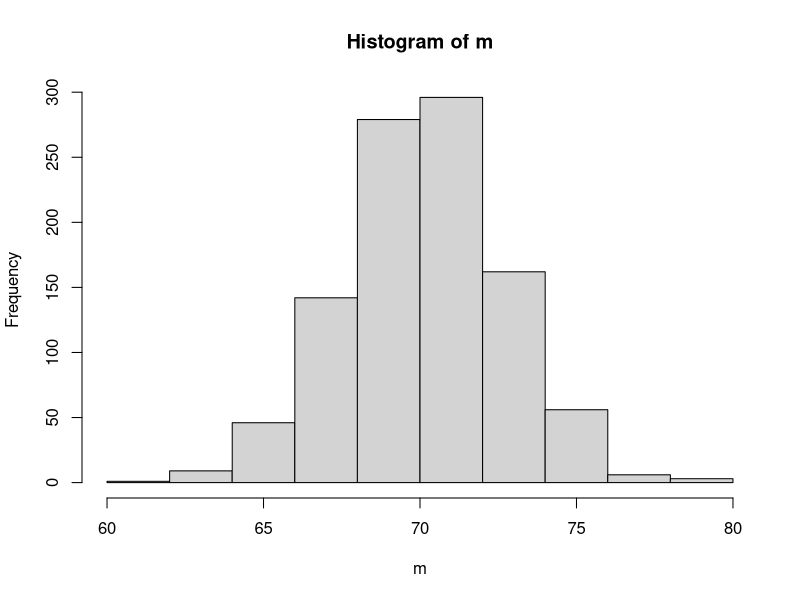
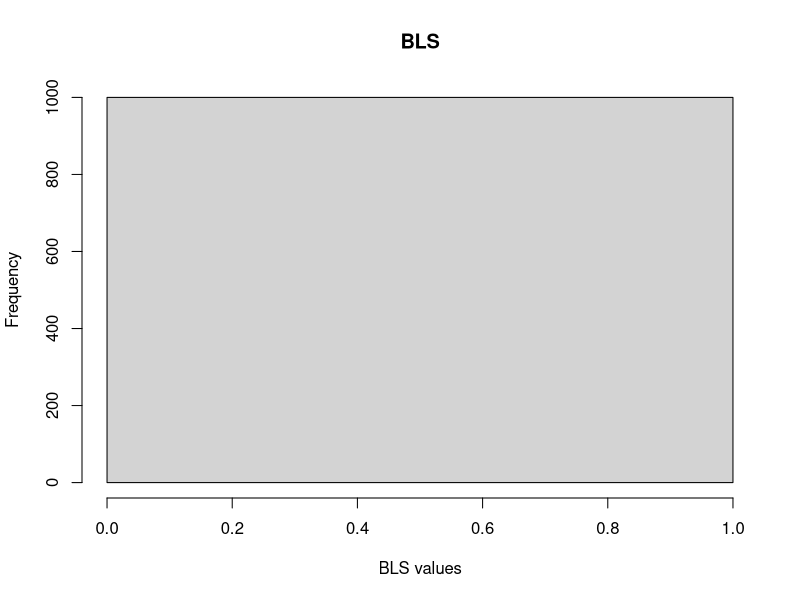
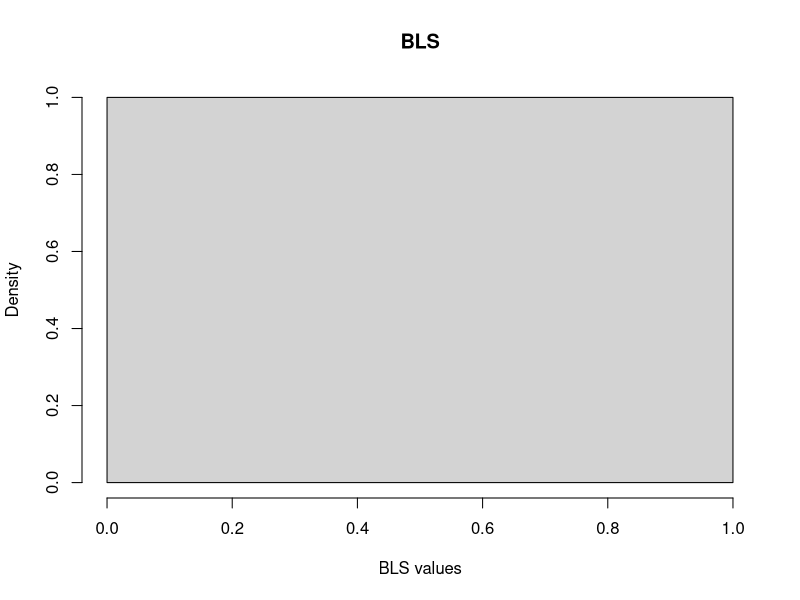
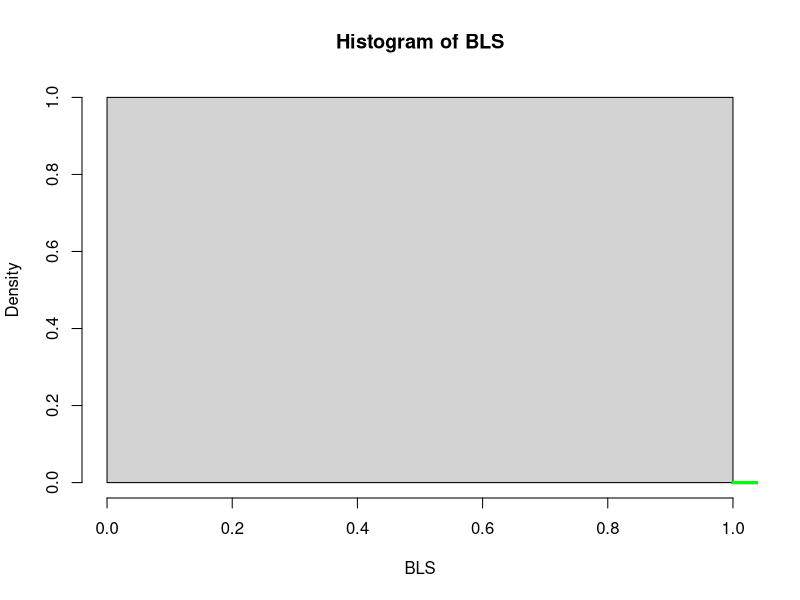
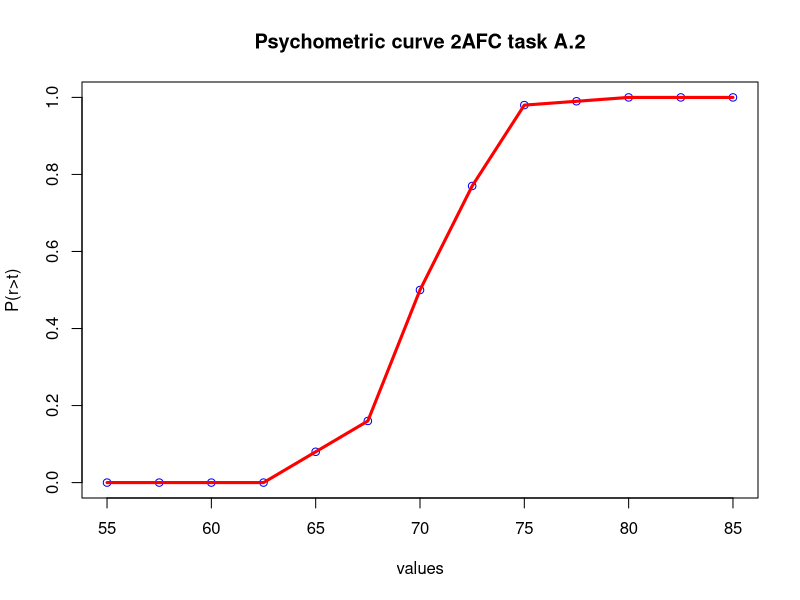
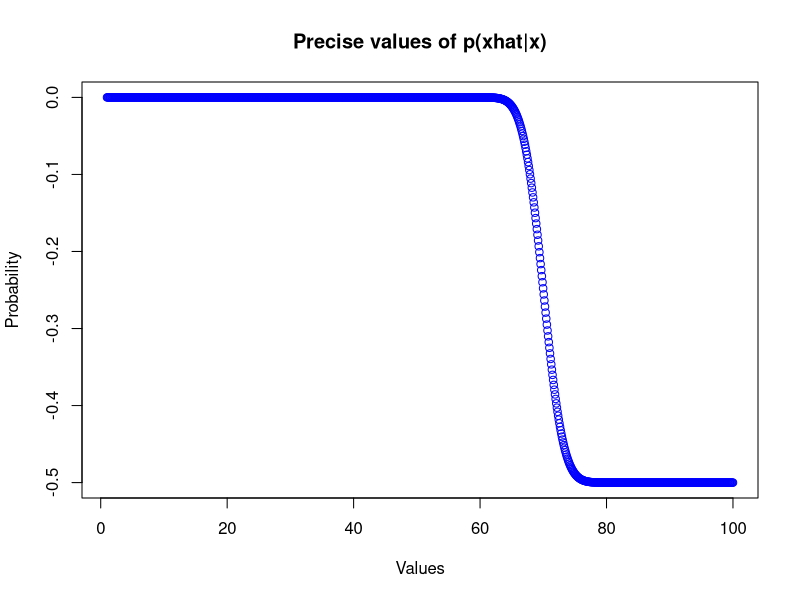

The R source for these figures, in order:
#### PSYC 739 HW#5 Part A
#### Prof Alan Stocker, Spring 2015
#### Code by: Welton Chang
install.packages("pracma")
library(pracma)

### p(x|m) = p(x|m)p(m) / auc (p(x|m)p(m)) dθ 
# p(x|m)*p(m)

# A.1.2 #

#### set value for x
x<- linspace(1, 100, 1000)

#### draw sensory signal m of test line segments, mu = 70, sd = 2.5 
m <- rnorm(1000, 70, 2.5) 
hist(m)

#### Draw prior distribution

prior <- dnorm(x, 50, 5)

### Pre allocate

m1 <- vector(mode='numeric', length(x))
posterior <- vector(mode='numeric', length(x))
posteriorm <-matrix(0, nrow=1000, ncol=1000)
BLS <- vector(mode='numeric', length(x))

library(pROC)

#### for loop
for (i in 1:length(m)) {
  m1 <- dnorm(m[i], x, 2.5)
  posterior <- (prior*m1) / auc(x, prior*m1)  
  BLS[i] <- auc(x, posterior*x)
}

par(mfrow=c(1,1))
hist(BLS, xlab="BLS values", main="BLS")
hist(BLS, freq=FALSE, xlab="BLS values", main="BLS")


#### Find BLS

s <- dnorm(x, 70, 2.5)
hist(BLS, freq=FALSE)
lines(x, s, col="red")
lines(x, prior, col="blue", lwd=3)
lines(x, -1*((prior*s)/auc(x, prior*s)), col="green", lwd=3)


#### A.1.4

### Pre allocate

xr <- linspace(55, 85, 13)
response <- matrix(0, nrow=length(xr), ncol=100)

for(i in 1:length(xr)) {
  mtest <- rnorm(100, 70, 2.5)
  mref <- rnorm(100, xr[i], 1.5)
  response[i,] <- mref>mtest   
}

probreftest<- apply(response,1,mean)

plot(xr,probreftest, col="blue", main="Psychometric curve 2AFC task A.2", xlab="values", ylab="P(r>t)")
lines(xr,probreftest, col="red", lwd=3)

#######
# A.2.2

posteriorPDF <-matrix(0, nrow=1000, ncol=1000)
probrefgtest <- vector(mode='numeric', length(xr))

for(i in 1:length(xr)) {
  mrefPDF <- dnorm(x, xr[i], 1.5)
  mtestCDF <- pnorm(xr[i], 70, 2.5)
  mrefposteriorPDF <- -1*((mrefPDF*prior)/auc(x, prior*mrefPDF))
  probrefgtest[i] <- -1*auc(x, mrefposteriorPDF)*mtestCDF
}

for(i in 1:length(x)) {
  mrefPDF <- dnorm(x, x[i], 1.5)
  mtestCDF <- pnorm(x[i], 70, 2.5)
  mrefposteriorPDF <- -1*((mrefPDF*prior)/auc(x, prior*mrefPDF))
  probrefgtest[i] <- -1*auc(x, mrefposteriorPDF)*mtestCDF
}

#### Plot results

plot(x, probrefgtest, col="blue", main="Precise values of p(xhat|x)", xlab="Values", ylab="Probability")

